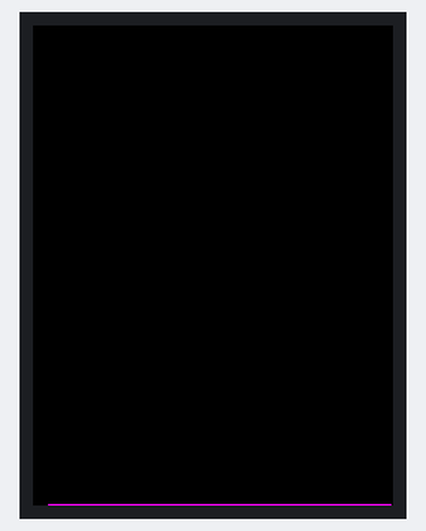
This program was run on a simulated MicroPython board. On the bench: 240×320 colour display. Library files of the repository ran but are not shown: ili9341.py; what the program prints to the serial console is not drawn. At 25.8 s the program stops and its outputs stay as they are.

Above: at 1.6 s.
At 9.1 s:
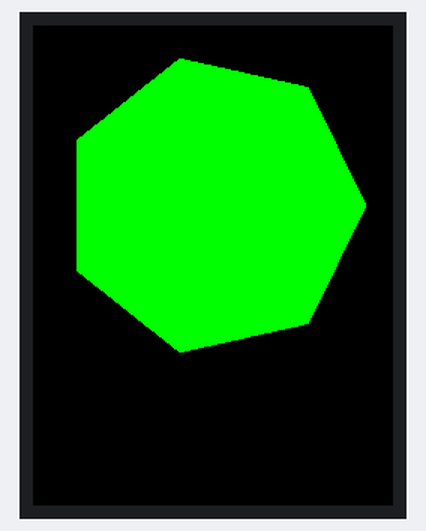
At 10.1 s:
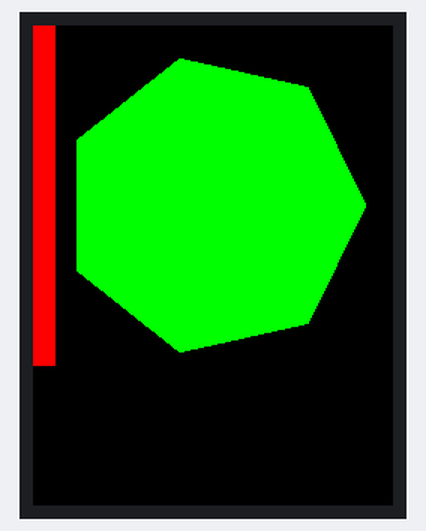
At 12.2 s:
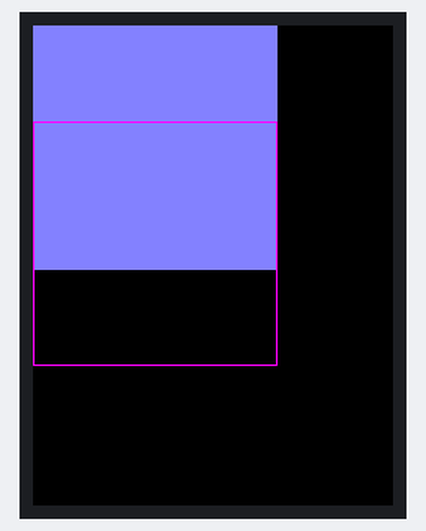
At 14.3 s:
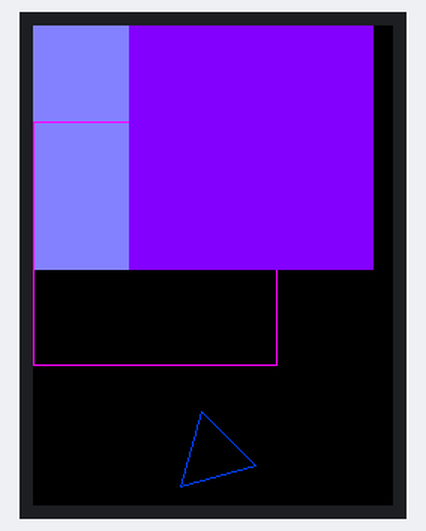
At 20.8 s:
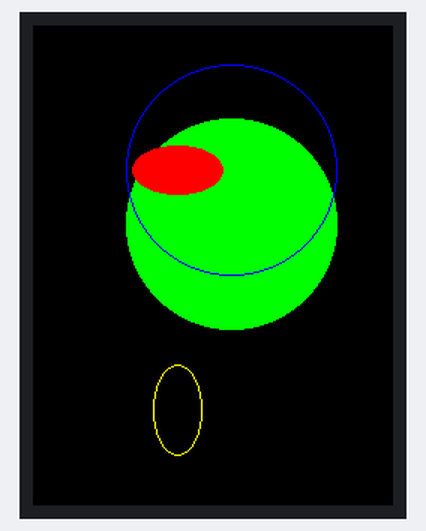

The program:

demo_shapes.py
```python
"""ILI9341 demo (shapes)."""
from time import sleep
from ili9341 import Display, color565
from machine import Pin, SPI


def test():
    """Test code."""
    # Baud rate of 40000000 seems about the max
    spi = SPI(1, baudrate=40000000, sck=Pin(14), mosi=Pin(13))
    display = Display(spi, dc=Pin(4), cs=Pin(16), rst=Pin(17))

    display.clear(color565(64, 0, 255))
    sleep(1)

    display.clear()

    display.draw_hline(10, 319, 229, color565(255, 0, 255))
    sleep(1)

    display.draw_vline(10, 0, 319, color565(0, 255, 255))
    sleep(1)

    display.fill_hrect(23, 50, 30, 75, color565(255, 255, 255))
    sleep(1)

    display.draw_hline(0, 0, 222, color565(255, 0, 0))
    sleep(1)

    display.draw_line(127, 0, 64, 127, color565(255, 255, 0))
    sleep(2)

    display.clear()

    coords = [[0, 63], [78, 80], [122, 92], [50, 50], [78, 15], [0, 63]]
    display.draw_lines(coords, color565(0, 255, 255))
    sleep(1)

    display.clear()
    display.fill_polygon(7, 120, 120, 100, color565(0, 255, 0))
    sleep(1)

    display.fill_rectangle(0, 0, 15, 227, color565(255, 0, 0))
    sleep(1)

    display.clear()

    display.fill_rectangle(0, 0, 163, 163, color565(128, 128, 255))
    sleep(1)

    display.draw_rectangle(0, 64, 163, 163, color565(255, 0, 255))
    sleep(1)

    display.fill_rectangle(64, 0, 163, 163, color565(128, 0, 255))
    sleep(1)

    display.draw_polygon(3, 120, 286, 30, color565(0, 64, 255), rotate=15)
    sleep(3)

    display.clear()

    display.fill_circle(132, 132, 70, color565(0, 255, 0))
    sleep(1)

    display.draw_circle(132, 96, 70, color565(0, 0, 255))
    sleep(1)

    display.fill_ellipse(96, 96, 30, 16, color565(255, 0, 0))
    sleep(1)

    display.draw_ellipse(96, 256, 16, 30, color565(255, 255, 0))

    sleep(5)
    display.cleanup()


test()
```

Measured:
- what the display in image 0 shows lasts 1.0 s, from 1.6 s to 2.6 s
- what the display in image 4 shows lasts 3.1 s, from 14.2 s to 17.3 s
- what the display in image 5 shows lasts 5.1 s, from 20.7 s to 25.8 s
